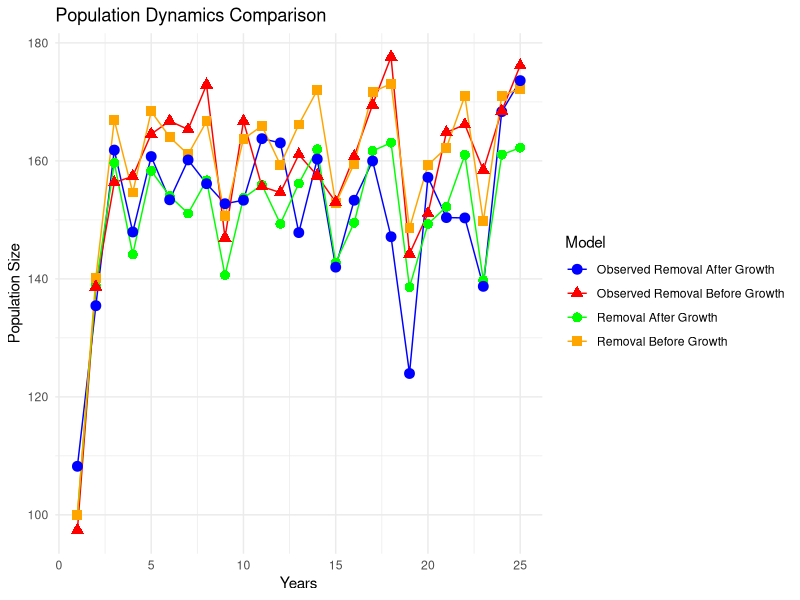

R code for this plot:
## ---- chunk 1
library(ggplot2)
## ---- chunk 2
# parameter setting
alpha_0 <- 0.1  # Growth rate model
alpha_1 <- 0.05 
beta_0 <- 5     # Carrying Capacity
beta_1 <- 0.1   

# initial population size and year
N0 <- 100
years <- 25

# rainfall
set.seed(42)
R <- runif(years, min = 0, max = 1.5) 

# removal
c <- rep(10, years - 1) 

# model 1: removal after growth
N_removal_after_growth <- function(years, N0, R, alpha_0, alpha_1, beta_0, beta_1, c) {
  N <- numeric(years)
  N[1] <- N0
  
  for (t in 2:years) {
    rt <- exp(alpha_0 + alpha_1 * R[t-1])
    Kt <- exp(beta_0 + beta_1 * R[t-1])
    
    N[t] <- (N[t-1] + rt * N[t-1] * (1 - N[t-1] / Kt)) - c[t-1]
    N[t] <- max(N[t], 0) # keep positive
  }
  
  return(N)
}

# model 2: removal before growth
N_removal_before_growth <- function(years, N0, R, alpha_0, alpha_1, beta_0, beta_1, c) {
  N <- numeric(years)
  N[1] <- N0
  
  for (t in 2:years) {
    rt <- exp(alpha_0 + alpha_1 * R[t-1])
    Kt <- exp(beta_0 + beta_1 * R[t-1])
    N[t] <- (N[t-1] - c[t-1]) + rt * (N[t-1] - c[t-1]) * (1 - (N[t-1] - c[t-1]) / Kt)
    N[t] <- max(N[t], 0) # keep positive
  }
  
  return(N)
}

# simulate two situations
Nt_removal_after_growth <- N_removal_after_growth(years, N0, R, alpha_0, alpha_1, beta_0, beta_1, c)
Nt_removal_before_growth <- N_removal_before_growth(years, N0, R, alpha_0, alpha_1, beta_0, beta_1, c)

# observation values
set.seed(42)  
sigma_N <- 6   
Nthat_removal_after_growth <- rnorm(years, mean = Nt_removal_after_growth, sd = sigma_N)
Nthat_removal_before_growth <- rnorm(years, mean = Nt_removal_before_growth, sd = sigma_N)



data <- data.frame(
  Year = rep(1:years, 4),  
  Population = c(Nt_removal_after_growth, Nt_removal_before_growth, Nthat_removal_after_growth, Nthat_removal_before_growth),
  Model = rep(c("Removal After Growth", "Removal Before Growth", 
                "Observed Removal After Growth", "Observed Removal Before Growth"), 
              each = years)
)
## ---- chunk 3
# visulisation
ggplot(data, aes(x = Year, y = Population, color = Model, shape = Model)) +
  geom_line() +
  geom_point(size = 3) +
  labs(title = "Population Dynamics Comparison",
       x = "Years", y = "Population Size") +
  theme_minimal() +
  scale_color_manual(values = c("blue", "red", "green", "orange")) +
  scale_shape_manual(values = c(19, 17, 16, 15)) 
